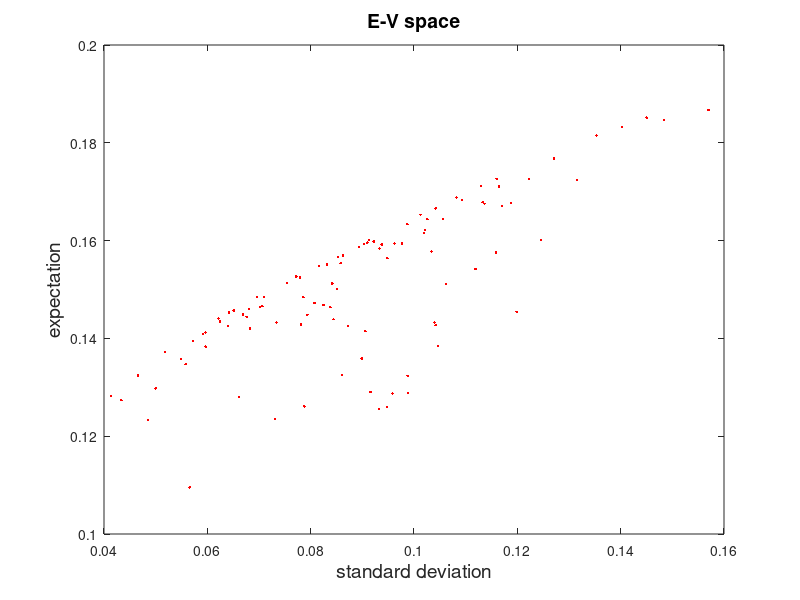

Write the MATLAB code that produced this figure. (Note: this script raises an error after producing the figure.)
%Generate 100 random portfolios and plot a scatter diagram in the E ? V space as shown in Fig. 1 of [1].
m=[0.10 0.20 0.15]';
C=[0.005 -0.01 0.004;-0.01 0.04 -0.002;0.004 -0.002 0.023];
V=zeros(100,1);
E=zeros(100,1);
for loop=1:100
    X=rand(3,1);
    X=X./sum(X);
    %so that the sum of X is one
    E(loop)=sum(X.*m);
    size=length(X);
    for i=1:size
        for j=1:size
            V(loop)=V(loop)+C(i,j)*X(i)*X(j);
        end
    end
end   
V=sqrt(V);
%standard deviation
figure
plot(V,E,'r.')
hold on
xlabel('standard deviation', 'FontSize', 14)
ylabel('expectation', 'FontSize', 14)
title('E-V space', 'FontSize', 14)
[an1,an2,~]=navim(m,C,10);
%figure
plot(an1,an2,'linewidth',2)
%random_pro=rand(3,100);
%random_pro=random_pro./sum(random_pro);
%[risk,ret]=portstats(m', C,random_pro');
%plot(risk,ret,'g.')
hold off

